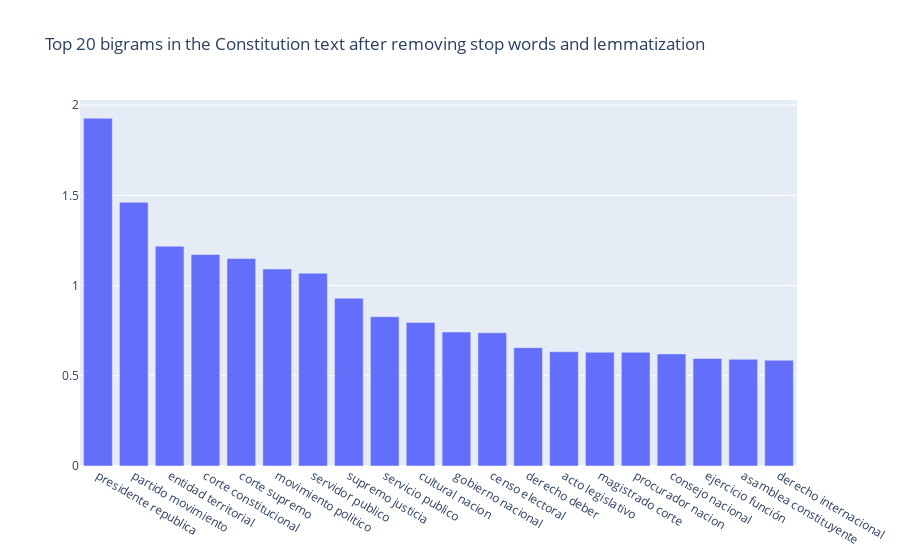

Write notebook code for a chart like this one.
### Markdown cell above
#### Bigrams

### Code cell
def get_top_n_bigram(corpus, n=None):
    tfidf = TfidfVectorizer(ngram_range=(2, 2),max_df=0.8 ,min_df=0.2).fit(corpus)
    bag_of_words = tfidf.transform(corpus)
    sum_words = bag_of_words.sum(axis=0) 
    words_freq = [(word, sum_words[0, idx]) for word, idx in tfidf.vocabulary_.items()]
    words_freq =sorted(words_freq, key = lambda x: x[1], reverse=True)
    return words_freq[:n]
common_words = get_top_n_bigram(df_grouped['lemmatized'], 20)
df3 = pd.DataFrame(common_words, columns = ['bigram' , 'count'])

fig = go.Figure([go.Bar(x=df3['bigram'], y=df3['count'])])
fig.update_layout(title=go.layout.Title(text="Top 20 bigrams in the Constitution text after removing stop words and lemmatization"))
fig.show()

### Figure 1 — Plotly figure (JSON) as saved in the notebook; plotly's stock layout.template omitted (floating-point values rounded to 4 significant figures)
{"data": [{"type": "bar", "x": ["presidente republica", "partido movimiento", "entidad territorial", "corte constitucional", "corte supremo", "movimiento politico", "servidor publico", "supremo justicia", "servicio publico", "cultural nacion", "gobierno nacional", "censo electoral", "derecho deber", "acto legislativo", "magistrado corte", "procurador nacion", "consejo nacional", "ejercicio función", "asamblea constituyente", "derecho internacional"], "y": [1.927, 1.461, 1.218, 1.172, 1.15, 1.092, 1.068, 0.9302, 0.8275, 0.7959, 0.7424, 0.7382, 0.656, 0.6332, 0.6302, 0.6298, 0.6213, 0.5961, 0.5913, 0.5863]}], "layout": {"title": {"text": "Top 20 bigrams in the Constitution text after removing stop words and lemmatization"}}}
